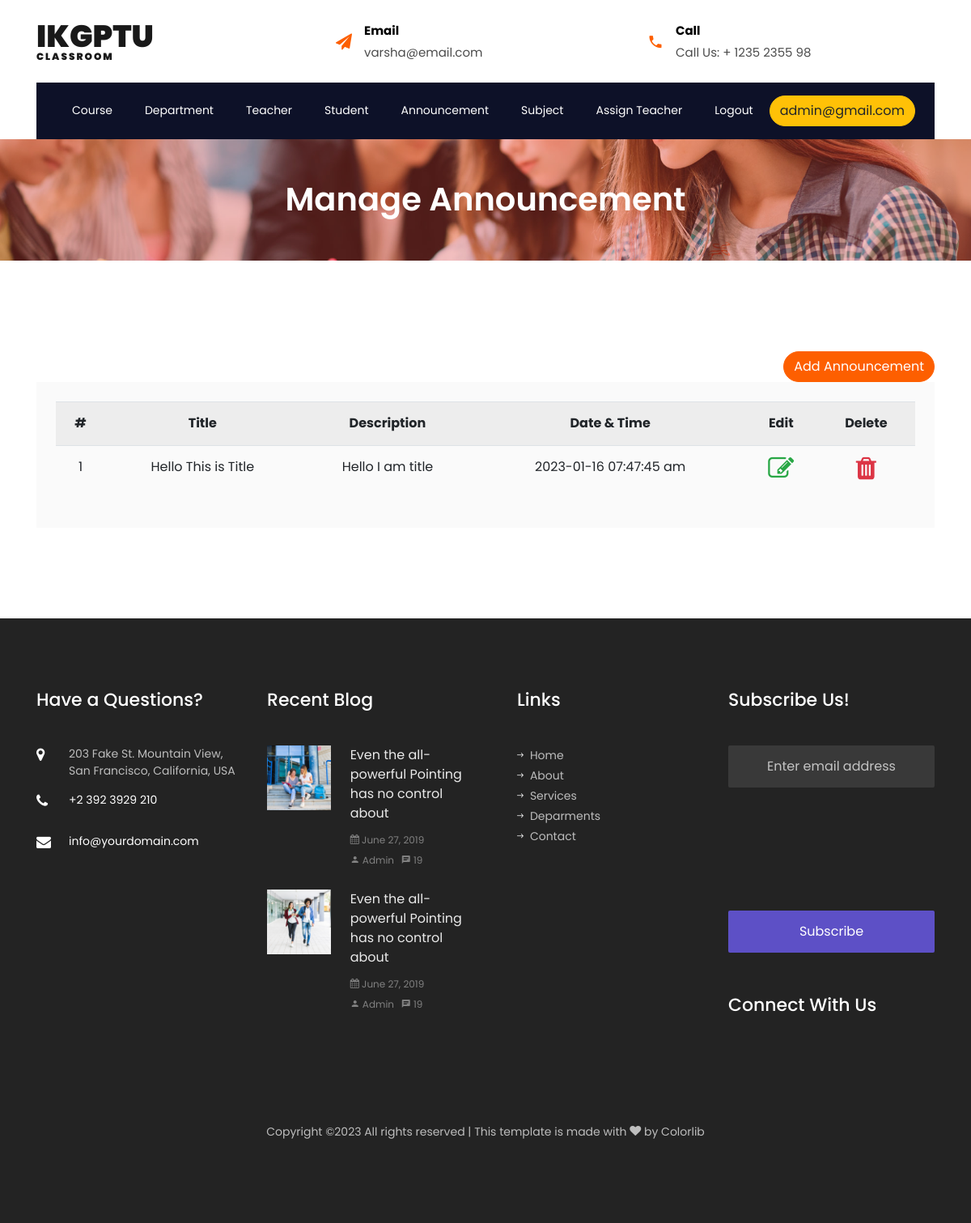
/manage_announcement.php (signed in), run on the app's committed database.
### tables this page shows
CREATE TABLE `announcement` (
  `id` int(11) NOT NULL,
  `title` varchar(250) NOT NULL,
  `description` longtext NOT NULL,
  `status` varchar(30) NOT NULL,
  `created_at` timestamp(6) NOT NULL DEFAULT current_timestamp(6) ON UPDATE current_timestamp(6)
);

### manage_announcement.php (the view, shortened to what this page needs)
<?php
include("header2.php");
?>
<section class="hero-wrap hero-wrap-2" style="background-image: url('images/bg_1.jpg');">
    <div class="overlay"></div>
    <div class="container">
        <div class="row no-gutters slider-text align-items-center justify-content-center">
            <div class="col-md-9 ftco-animate text-center">
                <h1 class="mb-2 bread">Manage Announcement</h1>
            </div>
        </div>
    </div>
</section>
<section class="ftco-section contact-section">
    <div class="container">
        <div class="row d-flex contact-info">
          <div class="col-md-12">
            <a href="announcement.php" class="btn btn-primary float-right">Add Announcement</a>
          </div>
            <div class="col-md-12 d-flex">
                <div class="bg-light align-self-stretch box p-4 text-center">
                    <table class="table table-striped">
                        <tr>
                            <th>#</th>
                            <th>Title</th>
                            <th>Description</th>
                            <th>Date & Time</th>
                            <th>Edit</th>
                            <th>Delete</th>
                        </tr>
                        <?php
                        $sno=1;
                        include("config.php");
                        $query = "SELECT * FROM `announcement`";
                        $result = mysqli_query($conn,$query);
                        while($data = mysqli_fetch_array($result))
                        {
                    ?>
                        <tr>
                            <td><?php echo $sno; ?></td>
                            <td><?php echo $data['title']; ?></td>
                            <td><?php echo $data['description']; ?></td>
                            <td>
                            <?php
                                $d = (explode(" ",$data['created_at']));
                                echo $d[0]."&nbsp;";
                                $d1 = explode(".",$d[1]);
                                echo ($d1[0]) ."&nbsp";
                                $time = (explode(":",$d1[0]));
                                if($time[0]>12){
                                  echo "pm";
                                }
                                else{
                                  echo "am";
                                }
                              ?>
                            </td>
                            <td>
                                <a href="edit_announcement.php?id=<?php echo $data['id'];?>">
                                    <i class="fa fa-edit text-success fa-2x"></i>
                            </td>
                            <td>
                                <a href="delete_announcement.php?id=<?php echo $data['id'];?>">
                                    <i class="fa fa-trash text-danger fa-2x"></i>
                            </td>
                        </tr>
                        <?php
                    $sno++;
                        }
                    ?>
                    </table>
                </div>
            </div>
        </div>
    </div>
</section>
<?php
include("footer.php");
?>

### data on the page
announcement: title "Hello This is Title", description "Hello I am title", created_at "2023-01-16", created_at "07:47:45"

### other printed values
$_SESSION["email"] "admin@gmail.com"
